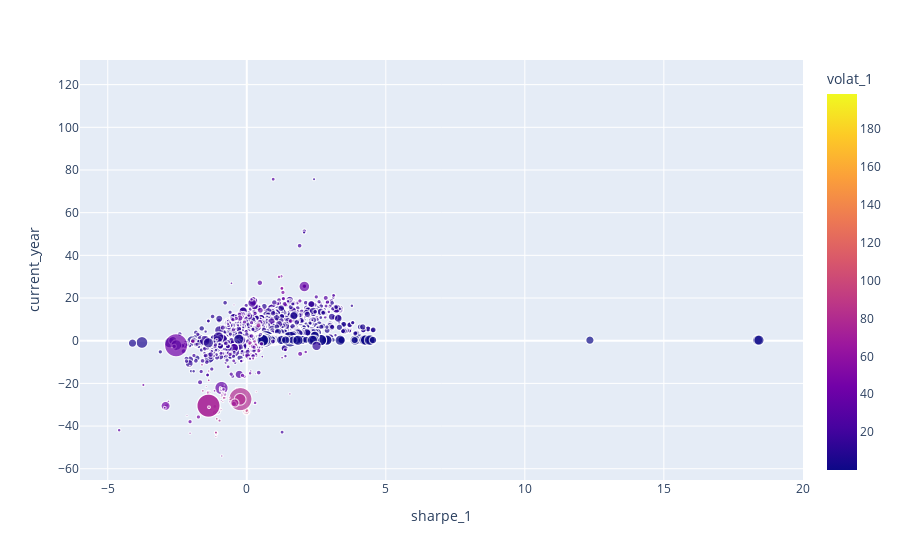

Notebook source saved alongside this figure:
### Code cell
px.scatter(df_results, x="sharpe_1", y="current_year", hover_data=["name", "isin"], color="volat_1", size="costs_inv")

### Figure 1 — Plotly figure (JSON) as saved in the notebook; plotly's stock layout.template omitted (floating-point values rounded to 4 significant figures; data arrays with more than 128 entries replaced by an {"elided": "..."} marker saying what was removed)
{"data": [{"customdata": {"elided": "4249x2 str values"}, "hovertemplate": "sharpe_1=%{x}<br>current_year=%{y}<br>costs_inv=%{marker.size}<br>name=%{customdata[0]}<br>isin=%{customdata[1]}<br>volat_1=%{marker.color}<extra></extra>", "legendgroup": "", "marker": {"color": {"elided": "4249 float values"}, "coloraxis": "coloraxis", "size": {"elided": "4249 float values"}, "sizemode": "area", "sizeref": null, "symbol": "circle"}, "mode": "markers", "name": "", "showlegend": false, "type": "scattergl", "x": {"elided": "4249 float values"}, "xaxis": "x", "y": {"elided": "4249 float values"}, "yaxis": "y"}], "layout": {"coloraxis": {"colorbar": {"title": {"text": "volat_1"}}, "colorscale": [[0, "#0d0887"], [0.1111, "#46039f"], [0.2222, "#7201a8"], [0.3333, "#9c179e"], [0.4444, "#bd3786"], [0.5556, "#d8576b"], [0.6667, "#ed7953"], [0.7778, "#fb9f3a"], [0.8889, "#fdca26"], [1, "#f0f921"]]}, "legend": {"itemsizing": "constant", "tracegroupgap": 0}, "margin": {"t": 60}, "xaxis": {"anchor": "y", "domain": [0, 1], "title": {"text": "sharpe_1"}}, "yaxis": {"anchor": "x", "domain": [0, 1], "title": {"text": "current_year"}}}}
